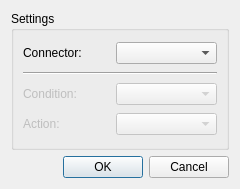
<?xml version="1.0" encoding="UTF-8"?>
<ui version="4.0">
 <class>QnstGraphicsLinkForm</class>
 <widget class="QDialog" name="QnstGraphicsLinkForm">
  <property name="geometry">
   <rect>
    <x>0</x>
    <y>0</y>
    <width>240</width>
    <height>189</height>
   </rect>
  </property>
  <property name="windowTitle">
   <string>New Link</string>
  </property>
  <layout class="QGridLayout" name="gridLayout">
   <item row="1" column="0">
    <widget class="QDialogButtonBox" name="buttonBox">
     <property name="orientation">
      <enum>Qt::Horizontal</enum>
     </property>
     <property name="standardButtons">
      <set>QDialogButtonBox::Cancel|QDialogButtonBox::Ok</set>
     </property>
    </widget>
   </item>
   <item row="0" column="0">
    <widget class="QGroupBox" name="gpLink">
     <property name="title">
      <string>Settings</string>
     </property>
     <layout class="QGridLayout" name="gridLayout_2">
      <item row="0" column="0">
       <widget class="QLabel" name="lbConnector">
        <property name="text">
         <string>Connector:</string>
        </property>
       </widget>
      </item>
      <item row="0" column="1">
       <widget class="QComboBox" name="cbConnector">
        <item>
         <property name="text">
          <string/>
         </property>
        </item>
        <item>
         <property name="text">
          <string>----------</string>
         </property>
        </item>
        <item>
         <property name="text">
          <string>Personalized</string>
         </property>
        </item>
       </widget>
      </item>
      <item row="2" column="0">
       <widget class="QLabel" name="lbCondition">
        <property name="enabled">
         <bool>false</bool>
        </property>
        <property name="text">
         <string>Condition:</string>
        </property>
       </widget>
      </item>
      <item row="2" column="1">
       <widget class="QComboBox" name="cbCondition">
        <property name="enabled">
         <bool>false</bool>
        </property>
       </widget>
      </item>
      <item row="3" column="0">
       <widget class="QLabel" name="lbAction">
        <property name="enabled">
         <bool>false</bool>
        </property>
        <property name="text">
         <string>Action:</string>
        </property>
       </widget>
      </item>
      <item row="3" column="1">
       <widget class="QComboBox" name="cbAction">
        <property name="enabled">
         <bool>false</bool>
        </property>
       </widget>
      </item>
      <item row="1" column="0" colspan="2">
       <widget class="Line" name="line">
        <property name="orientation">
         <enum>Qt::Horizontal</enum>
        </property>
       </widget>
      </item>
     </layout>
     <zorder>lbConnector</zorder>
     <zorder>cbConnector</zorder>
     <zorder>lbCondition</zorder>
     <zorder>cbCondition</zorder>
     <zorder>lbAction</zorder>
     <zorder>cbAction</zorder>
     <zorder>line</zorder>
    </widget>
   </item>
  </layout>
 </widget>
 <resources/>
 <connections>
  <connection>
   <sender>buttonBox</sender>
   <signal>accepted()</signal>
   <receiver>QnstGraphicsLinkForm</receiver>
   <slot>accept()</slot>
   <hints>
    <hint type="sourcelabel">
     <x>248</x>
     <y>254</y>
    </hint>
    <hint type="destinationlabel">
     <x>157</x>
     <y>274</y>
    </hint>
   </hints>
  </connection>
  <connection>
   <sender>buttonBox</sender>
   <signal>rejected()</signal>
   <receiver>QnstGraphicsLinkForm</receiver>
   <slot>reject()</slot>
   <hints>
    <hint type="sourcelabel">
     <x>316</x>
     <y>260</y>
    </hint>
    <hint type="destinationlabel">
     <x>286</x>
     <y>274</y>
    </hint>
   </hints>
  </connection>
 </connections>
</ui>
